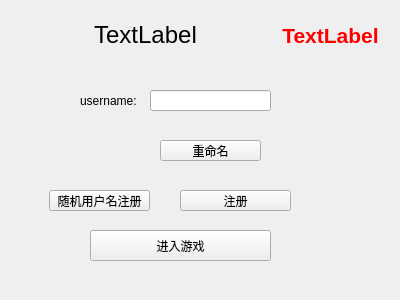
<?xml version="1.0" encoding="UTF-8"?>
<ui version="4.0">
 <class>login</class>
 <widget class="QWidget" name="login">
  <property name="enabled">
   <bool>true</bool>
  </property>
  <property name="geometry">
   <rect>
    <x>0</x>
    <y>0</y>
    <width>400</width>
    <height>300</height>
   </rect>
  </property>
  <property name="minimumSize">
   <size>
    <width>400</width>
    <height>300</height>
   </size>
  </property>
  <property name="maximumSize">
   <size>
    <width>400</width>
    <height>300</height>
   </size>
  </property>
  <property name="windowTitle">
   <string>Form</string>
  </property>
  <widget class="QLabel" name="username">
   <property name="geometry">
    <rect>
     <x>30</x>
     <y>20</y>
     <width>231</width>
     <height>31</height>
    </rect>
   </property>
   <property name="text">
    <string>&lt;html&gt;&lt;head/&gt;&lt;body&gt;&lt;p align=&quot;center&quot;&gt;&lt;span style=&quot; font-size:18pt;&quot;&gt;TextLabel&lt;/span&gt;&lt;/p&gt;&lt;/body&gt;&lt;/html&gt;</string>
   </property>
  </widget>
  <widget class="QLabel" name="userisfound">
   <property name="geometry">
    <rect>
     <x>280</x>
     <y>20</y>
     <width>101</width>
     <height>31</height>
    </rect>
   </property>
   <property name="text">
    <string>&lt;html&gt;&lt;head/&gt;&lt;body&gt;&lt;p align=&quot;center&quot;&gt;&lt;span style=&quot; font-size:16pt; font-weight:700; color:#ff0000;&quot;&gt;TextLabel&lt;/span&gt;&lt;/p&gt;&lt;/body&gt;&lt;/html&gt;</string>
   </property>
  </widget>
  <widget class="QLineEdit" name="edit">
   <property name="geometry">
    <rect>
     <x>150</x>
     <y>90</y>
     <width>121</width>
     <height>21</height>
    </rect>
   </property>
  </widget>
  <widget class="QPushButton" name="rename">
   <property name="geometry">
    <rect>
     <x>160</x>
     <y>140</y>
     <width>101</width>
     <height>21</height>
    </rect>
   </property>
   <property name="text">
    <string>重命名</string>
   </property>
  </widget>
  <widget class="QLabel" name="label">
   <property name="geometry">
    <rect>
     <x>80</x>
     <y>90</y>
     <width>61</width>
     <height>21</height>
    </rect>
   </property>
   <property name="text">
    <string>username:</string>
   </property>
  </widget>
  <widget class="QPushButton" name="regist">
   <property name="geometry">
    <rect>
     <x>180</x>
     <y>190</y>
     <width>111</width>
     <height>21</height>
    </rect>
   </property>
   <property name="text">
    <string>注册</string>
   </property>
  </widget>
  <widget class="QPushButton" name="registrandom">
   <property name="geometry">
    <rect>
     <x>49</x>
     <y>190</y>
     <width>101</width>
     <height>21</height>
    </rect>
   </property>
   <property name="text">
    <string>随机用户名注册</string>
   </property>
  </widget>
  <widget class="QPushButton" name="start">
   <property name="geometry">
    <rect>
     <x>90</x>
     <y>230</y>
     <width>181</width>
     <height>31</height>
    </rect>
   </property>
   <property name="text">
    <string>进入游戏</string>
   </property>
  </widget>
 </widget>
 <resources/>
 <connections/>
</ui>
